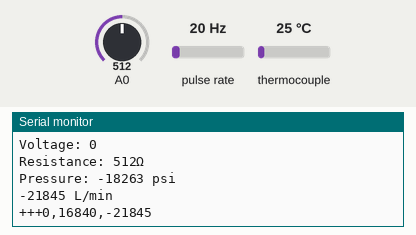
Recording of a program running on a simulated Arduino Uno, built with avr-gcc and run on an emulated ATmega328P. Shown: the last lines printed to the serial monitor. Wiring (inferred from the names in the program): pulse sensor: data pin 2. The test bench sets the inputs (shaded band); at power-on: pulse rate 20 Hz, thermocouple 25 °C, A0 = 512.

Above: at 1.2 s.
1.3 s: pulse rate (sensor on pin 2) set to 4 Hz
At 2.6 s:
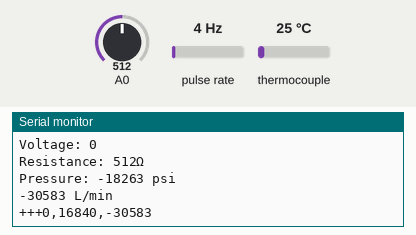
2.8 s: thermocouple set to 6 °C
At 3.8 s:
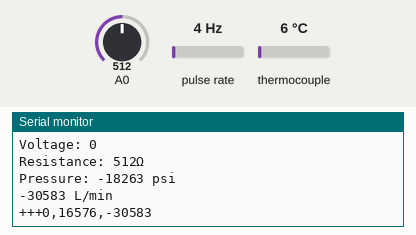
4.3 s: A0 set to 716
At 5.3 s:
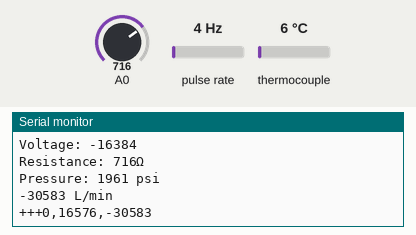
5.8 s: pulse rate (sensor on pin 2) set to 50 Hz
At 6.8 s:
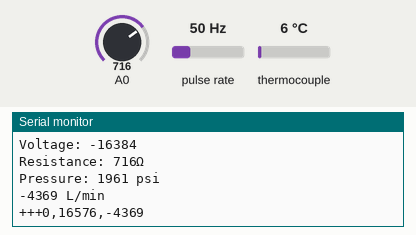
7.3 s: thermocouple set to 75 °C
At 8.6 s:
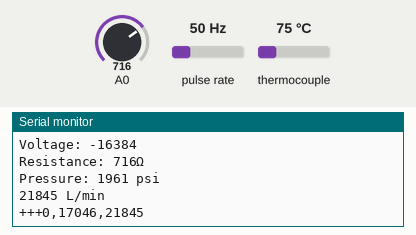
8.8 s: A0 set to 900
At 9.6 s:
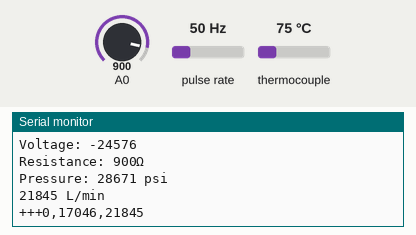
Timing chart, 0 to 11.3 s (numbered marks = the images above; inputs shaded):
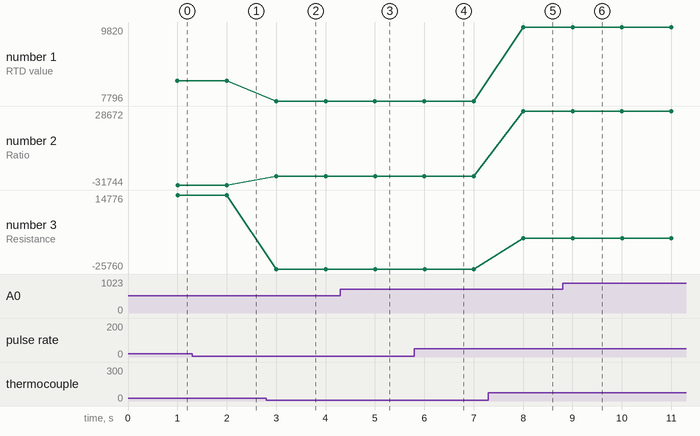

Measured:
- after the input at 1.3 s, the serial monitor: prints a new line after 0.71 s (image 1)
- after the input at 2.8 s, the serial monitor: prints a new line after 0.20 s (image 2)
- after the input at 4.3 s, the serial monitor: prints a new line after 0.71 s (image 3)
- after the input at 5.8 s, the serial monitor: prints a new line after 0.21 s (image 4)
- after the input at 7.3 s, the serial monitor: prints a new line after 0.70 s (image 5)
- after the input at 8.8 s, the serial monitor: prints a new line after 0.21 s (image 6)
- plotted number 1: 8353 → 7796 after the input at 2.8 s, 7796 → 9820 after the input at 7.3 s
- plotted number 2: -31744 → -24576 after the input at 2.8 s, -24576 → 28672 after the input at 7.3 s

The program:

main.cpp
```cpp
#include <Arduino.h>
#include <Adafruit_MAX31865.h>

#define DEBUG 1

#include "main.h"
#include "debug.h"
#include "output.h"

// The value of the Rref resistor. Use 430.0 for PT100 and 4300.0 for PT1000
#define RREF 430.0
// The 'nominal' 0-degrees-C resistance of the sensor
// 100.0 for PT100, 1000.0 for PT1000
#define RNOMINAL 100.0

#define Q_RATE 7.5
#define FLOWSENSOR 2
#define PRESSURE_OFFSET 0.693
#define PRESSURE_MAX 232.06
#define PRESSURE_MAX_VOLTAGE 5.0

unsigned long currentTime;
unsigned long cloopTime;
volatile uint16_t flow_frequency; // Measures flow sensor pulsesunsigned

// Use software SPI: CS, DI, DO, CLK
Adafruit_MAX31865 thermo = Adafruit_MAX31865(10, 11, 12, 13);

float read_pressure()
{

  float V, P;
  int resist;

  resist = analogRead(A0);

  V = (resist * PRESSURE_MAX_VOLTAGE) / 1024; // Sensor output voltage

  // P = (V - OffSet) * 400;       //Calculate water pressure

  P = ((PRESSURE_MAX) * (V - PRESSURE_OFFSET)) / (PRESSURE_MAX_VOLTAGE - PRESSURE_OFFSET);

  debug("Voltage: %d", V);
  debug("Resistance: %dΩ", resist);
  debug("Pressure: %d psi", P);

  return P;
}

float read_temperature()
{
  uint16_t rtd = thermo.readRTD();

  debug("RTD value: %d", rtd);

  float ratio = (float)rtd;
  ratio /= 32768;

  float temperature = thermo.temperature(RNOMINAL, RREF);

  debug("Ratio = %d", ratio);
  debug("Resistance = %dΩ", (RREF * ratio));
  debug("Temperature = %dC", temperature);

  // Check and print any faults
  uint8_t fault = thermo.readFault();
  if (fault)
  {
    debug("Fault 0x%X", fault);
    if (fault & MAX31865_FAULT_HIGHTHRESH)
    {
      debug("RTD High Threshold");
    }
    if (fault & MAX31865_FAULT_LOWTHRESH)
    {
      debug("RTD Low Threshold");
    }
    if (fault & MAX31865_FAULT_REFINLOW)
    {
      debug("REFIN- > 0.85 x Bias");
    }
    if (fault & MAX31865_FAULT_REFINHIGH)
    {
      debug("REFIN- < 0.85 x Bias - FORCE- open");
    }
    if (fault & MAX31865_FAULT_RTDINLOW)
    {
      debug("RTDIN- < 0.85 x Bias - FORCE- open");
    }
    if (fault & MAX31865_FAULT_OVUV)
    {
      debug("Under/Over voltage");
    }
    thermo.clearFault();
  }

  return temperature;
}

void flow() // Interrupt function
{
  flow_frequency++;
}

void setup()
{
  pinMode(FLOWSENSOR, INPUT);
  digitalWrite(FLOWSENSOR, HIGH); // Optional Internal Pull-Up

  Serial.begin(115200);

  attachInterrupt(digitalPinToInterrupt(FLOWSENSOR), flow, RISING); // Setup Interrupt
  sei();                                                            // Enable interrupts
  currentTime = millis();
  cloopTime = currentTime;
  thermo.begin(MAX31865_3WIRE); // set to 2WIRE or 4WIRE as necessary
}

void loop()
{
  currentTime = millis();
  // Every second, calculate and print litres/minute
  if (currentTime >= (cloopTime + 1000))
  {
    float temperature = read_temperature();
    float pressure = read_pressure();

    cloopTime = currentTime; // Updates cloopTime
    // Pulse frequency (Hz) = 7.5Q, Q is flow rate in L/min.
    float l_min = ((float)flow_frequency / Q_RATE); // (Pulse frequency) / 7.5Q = flowrate in L/minute
    flow_frequency = 0;                             // Reset Counter

    debug("%d L/min", l_min);

    output("+++%d,%d,%d", temperature, l_min, pressure);
  }
}
```

debug.h
```cpp
#ifndef _H_DEBUG
#define _H_DEBUG

void debug(const char*, ...);

#endif
```

main.h
```cpp
#ifndef _H_MAIN
#define _H_MAIN

float read_temperature();
float read_pressure();
void flow ();

#endif
```

output.h
```cpp
#ifndef _H_OUTPUT
#define _H_OUTPUT

void output(const char*, ... );

#endif
```

debug.cpp
```cpp
#include <Arduino.h>
#include <stdio.h>  /* printf */
#include <stdarg.h> /* va_list, va_start, va_arg, va_end */

#define BUFF_SIZE 256

#ifndef DEBUG
#define DEBUG 1
#endif

void debug(const char *format, ...)
{
    if (DEBUG == true)
    {

        char buffer[BUFF_SIZE] = {0};
        va_list argp;
        va_start(argp, format);
        vsnprintf(buffer, BUFF_SIZE, format, argp);
        va_end(argp);

        Serial.println(buffer);
    }
}
```

output.cpp
```cpp
#include <Arduino.h>
#include <stdio.h>  /* printf */
#include <stdarg.h> /* va_list, va_start, va_arg, va_end */
#include "output.h"

#define BUFF_SIZE 256

void output(const char *format, ...)
{
    char buffer[BUFF_SIZE] = {0};
    va_list argp;
    va_start(argp, format);
    vsnprintf(buffer, BUFF_SIZE, format, argp);
    va_end(argp);

    Serial.println(buffer);
}
```
